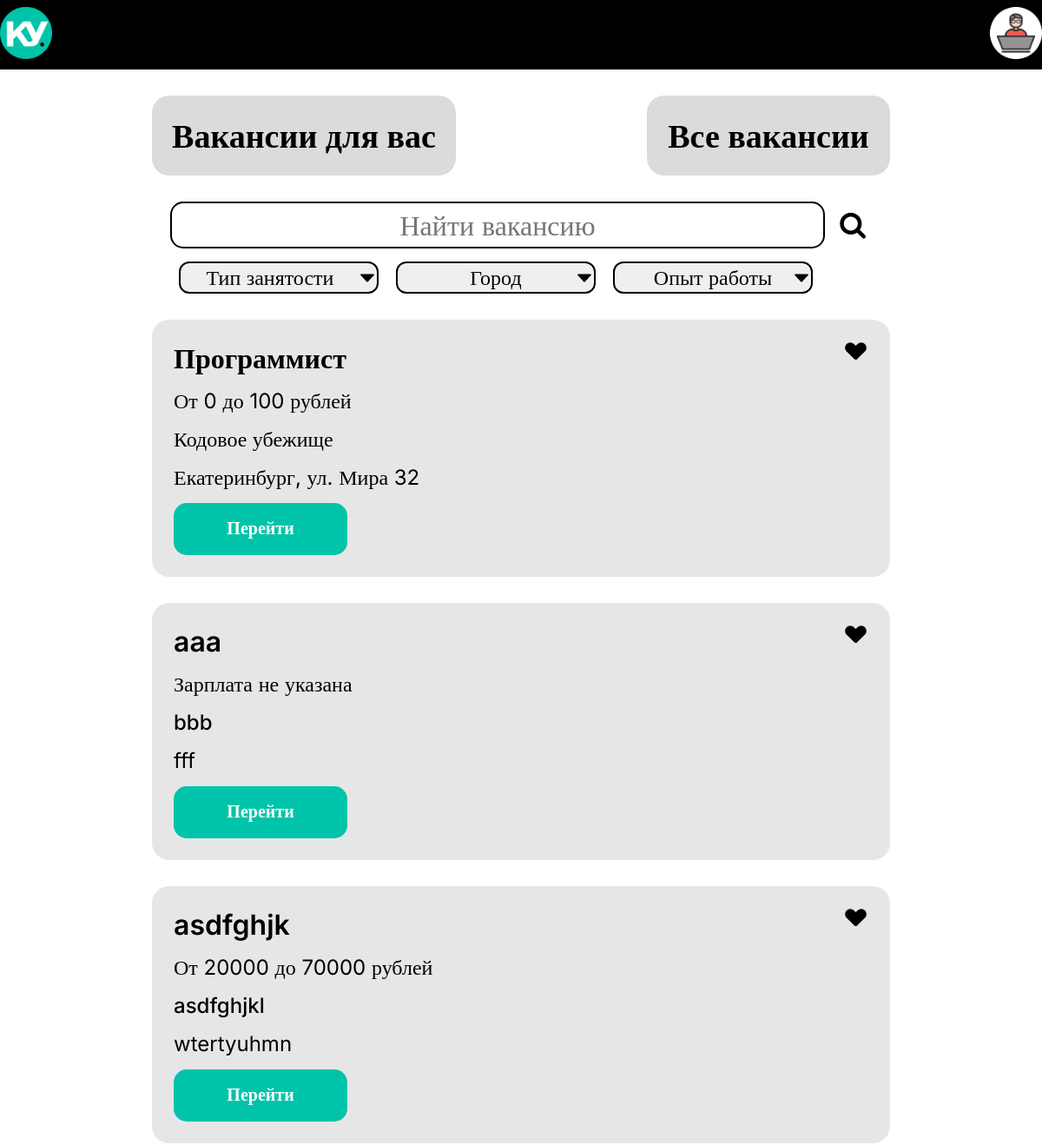
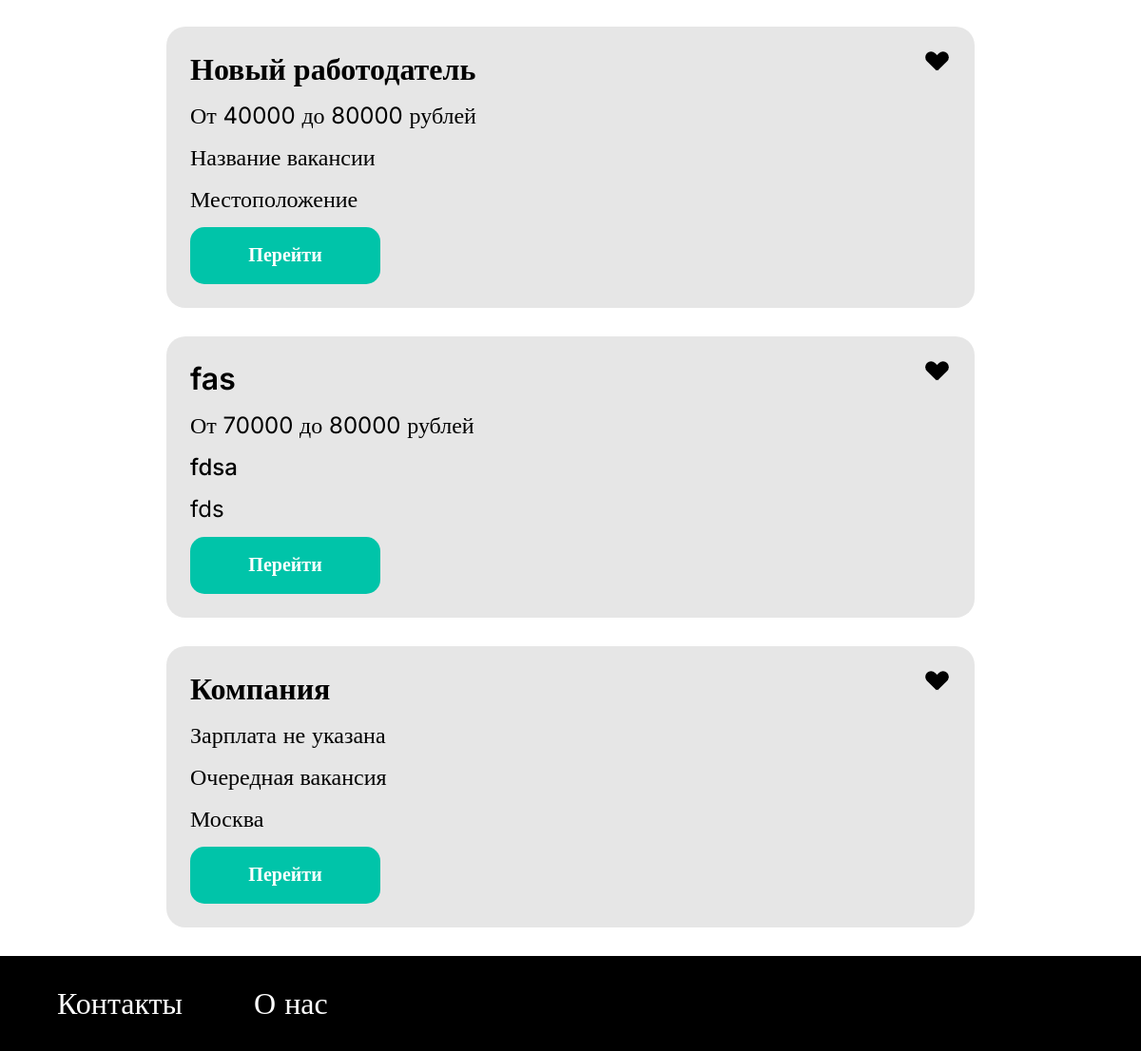
Page /vacancies/ on the committed database (2 pictures, top to bottom).
### DB_client/models.py (models this page shows)
class Job(models.Model):
    employer_id = models.ForeignKey(User, on_delete=models.CASCADE)
    name = models.CharField(max_length=100)
    company_name = models.CharField(max_length=100)
    description = models.TextField()
    requirements = models.JSONField()
    conditions = models.TextField()
    salary_from = models.DecimalField(max_digits=8, decimal_places=0, null=True)
    salary_to = models.DecimalField(max_digits=8, decimal_places=0, null=True)
    location = models.CharField(max_length=100)
    job_type = models.CharField(
        max_length=10,
        choices=[
            ('Full_Time', 'Полная занятость'),
            ('Part_Time', 'Частичная занятость'),
            ('Remote', 'Удалённая работа')
        ]
    )
    experience_level = models.CharField(
        max_length=20,
        choices=[
            ('no_expirience', 'Без опыта'),
            ('1_between_3', 'От 1 года до 3 лет'),
            ('3_between_6', 'От 3 до 6 лет'),
            ('more_than_6', 'От 3 до 6 лет'),
        ]
    )
    created_at = models.DateTimeField(auto_now_add=True)
    updated_at = models.DateTimeField(auto_now=True)

### DB_client/views.py (the view)
# urls.py: path("vacancies/", vacancies, name="vacancies"),
def vacancies(request):
    vacs = Job.objects.all().values()
    for vac in vacs:
        get_salary_info(vac)
    return render(request, 'new_templates/vacancies.html', {'vacs': vacs})

### DB_client/views.py (called while the page is built)
def get_salary_info(vac):
    if vac['salary_from'] is not None and vac['salary_to'] is not None:
        vac['salary_info'] = f'От {vac["salary_from"]} до {vac["salary_to"]} рублей'
    elif vac['salary_from'] is None and vac['salary_to'] is not None:
        vac['salary_info'] = f'До {vac["salary_to"]} рублей'
    elif vac['salary_from'] is not None and vac.salary_to is None:
        vac['salary_info'] = f'От {vac["salary_from"]} рублей'
    else:
        vac['salary_info'] = 'Зарплата не указана'

### DB_client/templates/new_templates/vacancies.html (shortened to what this page needs)
<!DOCTYPE html>
<html lang="en">
<head>
    <link rel="stylesheet" href="../../static/css/new_css/vacancies.css">
    <link rel="stylesheet" href="https://cdnjs.cloudflare.com/ajax/libs/font-awesome/4.7.0/css/font-awesome.min.css">
</head>
<body>
    <header class="vacancies-header">
        <nav class="vacancies-nav">
            <a class="logo" href="{% url 'start_page' %}">
                <img src="../../static/img/logo_start.png" width="60" height="60" alt="Логотип КодовоеУбежище">
            </a>
            <a class="personal-cabinet-logo" href="#">
                <img src="../../static/img/personal_cabinet_logo.png" width="60" height="60" alt="Логотип персонального кабинета">
            </a>
        </nav>
    </header>
    <main class="vacancies-main">
        <div class="vacancies-shown">
            <div class="vacancies-filter for">
                <a href="#" class="vacancies-filter-text for">Вакансии для вас</a>
            </div>
            <div class="vacancies-filter all">
                <a href="#" class="vacancies-filter-text all">Все вакансии</a>
            </div>
        </div>
        <div class="search-filter">
          <div class="search">
            <form action="#" class="search-form">
                <input type="text" placeholder="Найти вакансию" name="search" class="search-input">
                <button>
                    <i class="fa fa-search"></i>
                </button>
            </form>
          </div>
          <div class="filters">
            <select id="type" name="filter">
              <option value="" disabled selected>Тип занятости</option>
            </select>
            <select id="city" name="filter">
              <option value="" disabled selected>Город</option>
            </select>
            <select id="experience" name="filter">
              <option value="" disabled selected>Опыт работы</option>
            </select>
          </div>
        </div>
        {% for vac in vacs %}
            <div class="vacancy">
                <div class="vacancy-info">
                    <p class="vacancy-info-head">{{vac.name}}</p>
                    <p class="vacancy-info-salary">{{vac.salary_info}}</p>
                    <p class="vacancy-info-company">{{vac.company_name}}</p>
                    <p class="vacancy-info-workplace">{{vac.location}}</p>
                    <a href="{% url 'vacancy_detail' vac.id %}" class="vacancy-apply-button"><p class="button-text">Перейти</p></a>
                </div>
                <button type="button" class="favorite-vacancy-button" title="heart-button"></button>
            </div>
        {% endfor %}
    </main>
    <footer class="vacancies-footer">
        <nav class="vacancies-footer-nav">
            <ul class="footer-site-navigation">
                <li class="footer-site-navigation-item">
                    <a href="">Контакты</a>
                </li>
                <li class="footer-site-navigation-item">
                    <a href="">О нас</a>
                </li>
            </ul>
        </nav>
    </footer>
</body>
</html>

### DB_client/static/css/new_css/vacancies.css (style rules this page uses)
body { margin: 0; padding: 0; }
.button-text { margin-top: 17px; }
.vacancies-header { margin: 0; padding: 0; background-color: black; }
.vacancies-nav { display: flex; height: 80px; justify-content: space-between; align-items: center; }
.vacancies-main { margin: 0; padding: 30px 0; background-color: white; display: flex; flex-direction: column; align-items: center; gap: 30px; }
.vacancies-shown { display: flex; flex-direction: row; justify-content: space-between; width: 850px; }
.vacancies-filter { display: flex; justify-content: center; align-items: center; height: 92px; border-radius: 20px; background-color: rgba(219, 219, 219, 1); }
.vacancies-filter.for { width: 350px; }
.vacancies-filter.all { width: 280px; }
.vacancies-filter-text { padding: 0; margin: 0; font-family: Inter; font-size: 38px; font-weight: 600; line-height: 48px; color: black; text-decoration: none; }
.vacancy { padding: 25px; width: 800px; background-color: #e6e6e6; display: flex; justify-content: space-between; border-radius: 20px; }
.vacancy-info { display: flex; flex-direction: column; gap: 15px; }
.vacancy-info-head { margin: 0; padding: 0; color: black; font-family: Inter; font-size: 32px; font-weight: 600; }
.vacancy-info-salary { margin: 0; padding: 0; font-family: Inter; color: black; font-size: 24px; font-weight: 400; }
.vacancy-info-company { margin: 0; padding: 0; color: black; font-family: Inter; font-size: 24px; font-weight: 500; }
.vacancy-info-workplace { margin: 0; padding: 0; color: black; font-family: Inter; font-size: 24px; font-weight: 400; }
.vacancy-apply-button { margin-top: 0; padding: 0; color: white; border: none; border-radius: 15px; background: #00c4a9; width: 200px; height: 60px; text-align: center; vertical-align: bottom; text-decoration: none; font-family: Inter; font-size: 20px; font-weight: 600; }
.favorite-vacancy-button { background-color: transparent; border: none; position: relative; width: 24px; height: 24px; cursor: pointer; }
.favorite-vacancy-button::before, .favorite-vacancy-button::after { content: ''; position: absolute; top: 0; left: 7px; width: 12px; height: 20px; background-color: black; border-radius: 12px 12px 0 0; transition: background-color 0.3s; }
.favorite-vacancy-button::after { left: 0; transform: rotate(-45deg); }
.favorite-vacancy-button::before { transform: rotate(45deg); }
.vacancies-footer { margin: 0; padding: 0; background-color: black; height: 100px; display: flex; justify-content: flex-start; width: 100%; }
.vacancies-footer-nav { display: flex; flex-direction: row; margin: 0; gap: 50px; }
.footer-site-navigation { padding: 0; padding-left: 60px; margin: 0; display: flex; flex-direction: row; align-items: center; list-style: none; gap: 75px; }
.footer-site-navigation-item a { text-decoration: none; color: white; font-family: Inter; font-size: 32px; font-weight: 400; line-height: 38.73px; text-align: left; }
.search-filter { display: flex; flex-direction: column; gap: 15px; }
.search { flex-grow: 1; display: flex; justify-content: flex-end; align-items: center; }
.search-input { margin: 0; padding: 0; width: 750px; height: 50px; border: 2px solid black; border-radius: 15px; text-align: center; font-family: Inter; font-size: 32px; font-weight: 400; line-height: 39px; }
.search-form { display: flex; gap: 10px; flex-direction: row; align-items: center; }
.search button { width: 44px; height: 50px; background: white; color: black; border: none; cursor: pointer; border-radius: 4px; }
.search button i { font-size: 32px; }
.filters { display: flex; flex-direction: row; gap: 10px; }
#city, #type, #experience { border: 2px solid black; border-radius: 12px; width: 230px; height: 37px; text-align: center; font-family: Inter; font-size: 24px; font-weight: 500; line-height: 29px; }
#type { padding-right: 20px; }
select { -moz-appearance: none; -webkit-appearance: none; appearance: none; background-image: url("../../img/arrow.svg"); background-repeat: no-repeat; background-position: right 1% top 50%; background-size: 18px; }

### rows in the picture
Job: name "Программист", salary_info "От 0 до 100 рублей", company_name "Кодовое убежище", location "Екатеринбург, ул. Мира 32"
Job: name "aaa", salary_info "Зарплата не указана", company_name "bbb", location "fff"
Job: name "asdfghjk", salary_info "От 20000 до 70000 рублей", company_name "asdfghjkl", location "wtertyuhmn"
Job: name "Новый работодатель", salary_info "От 40000 до 80000 рублей", company_name "Название вакансии", location "Местоположение"
Job: name "fas", salary_info "От 70000 до 80000 рублей", company_name "fdsa", location "fds"
Job: name "Компания", salary_info "Зарплата не указана", company_name "Очередная вакансия", location "Москва"
